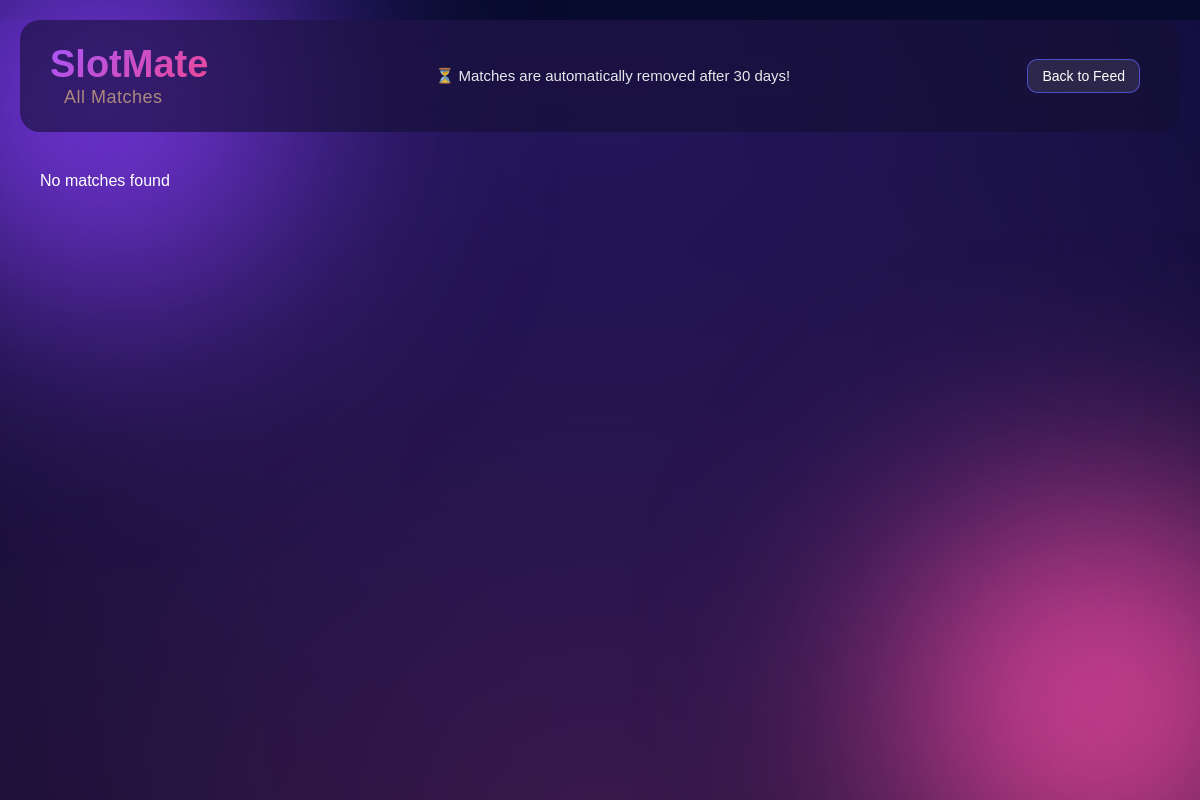
Page /matches/ (signed in) on the earlier database version.
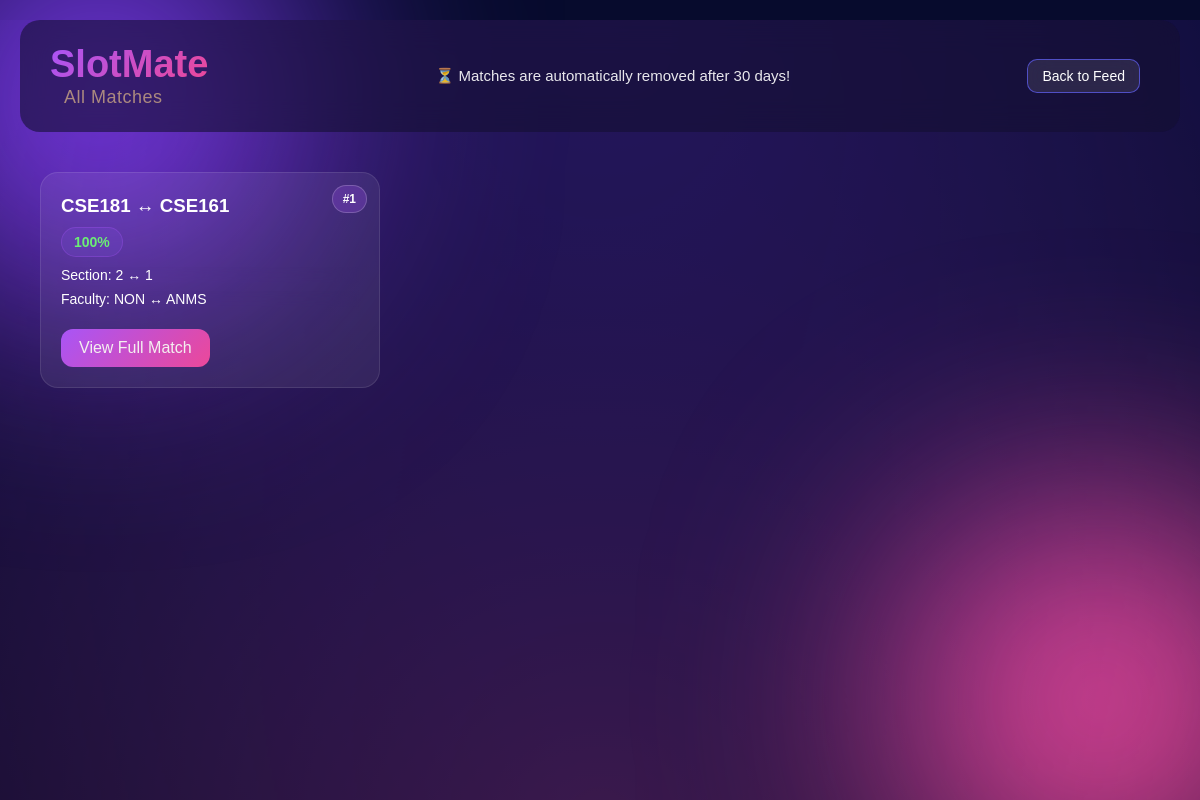
Same page on the later database version.
### slotmate_app/models.py (models this page shows, shortened)
class Match(models.Model):
    user_a = models.ForeignKey(User, on_delete=models.CASCADE, related_name="matches_as_a")
    user_b = models.ForeignKey(User, on_delete=models.CASCADE, related_name="matches_as_b")
    request_a = models.ForeignKey(SlotRequest, on_delete=models.CASCADE, related_name="request_a")
    request_b = models.ForeignKey(SlotRequest, on_delete=models.CASCADE, related_name="request_b")
    score_a_to_b = models.FloatField()
    score_b_to_a = models.FloatField()
    mutual_score = models.FloatField()
    created_at = models.DateTimeField(auto_now_add=True)
    class Meta:
        unique_together = ("user_a", "user_b")

class SlotRequest(models.Model):
    user = models.ForeignKey(User, on_delete=models.CASCADE)
    current_course_code = models.CharField(max_length=20,blank=False,null=False)
    current_section = models.CharField(max_length=10 ,blank=False,null=False)
    current_faculty = models.CharField(max_length=10,blank=False,null=False)
    current_time = models.CharField(max_length=50,blank=False,null=False)
    current_days = models.CharField(max_length=100,blank=False,null=False)
    preferred_course_code = models.CharField(max_length=20,blank=False,null=False)
    preferred_section = models.CharField(max_length=10,null=True, blank=True)
    preferred_faculty = models.CharField(max_length=10,null=True, blank=True)
    preferred_time = models.CharField(max_length=50,null=True, blank=True)
    preferred_days = models.CharField(max_length=100,null=True, blank=True)
    any_day = models.BooleanField(default=False)
    any_time = models.BooleanField(default=False)
    any_section = models.BooleanField(default=False)
    any_faculty = models.BooleanField(default=False)
    status = models.CharField(max_length=20, default="Pending")
    created_at = models.DateTimeField(auto_now_add=True)

### slotmate_app/views.py (the view)
# urls.py: path("matches/", views.matches_list_page, name="matches"),
@login_required
def matches_list_page(request):
    matches = Match.objects.filter(
        Q(user_a=request.user) | Q(user_b=request.user)
    ).order_by("-mutual_score")
    return render(request, "matches.html", {
        "matches": matches
    })

### templates/matches.html (shortened to what this page needs)
{% load static %}
<!DOCTYPE html>
<html lang="en">
<head>
<link rel="stylesheet" href="{% static 'css/global.css' %}">
<link rel="stylesheet" href="{% static 'css/matches.css' %}">
</head>
<body class="matches-page">
<div class="bg-glow glow1"></div>
<div class="bg-glow glow2"></div>
<div class="bg"></div>
<header class="topbar">
    <div class="brand">
        <div class="logo">SlotMate</div>
        <div class="slogan">All Matches</div>
    </div>
    <div class="expiry-banner">
    ⏳ Matches are automatically removed after 30 days!
    </div>
    <a href="/index/" class="back-btn"> Back to Feed</a>
</header>
<main class="container">
{% if matches %}
<div class="grid">
    {% for m in matches %}
<div class="card">
    <div class="rank-badge">#{{ forloop.counter }}</div>
    <div class="card-top">
        <h3>
            {{ m.request_a.current_course_code }}
            ↔
            {{ m.request_b.current_course_code }}
        </h3>
    </div>
    <div class="card-meta">
        <span class="status {% if m.mutual_score >= 84 %}high{% elif m.mutual_score >= 69 %}medium{% else %}low{% endif %}">
            {{ m.mutual_score|floatformat:0 }}%
        </span>
    </div>
    <p>
        Section:
        {{ m.request_a.current_section }} ↔ {{ m.request_b.current_section }}
    </p>
    <p>
        Faculty:
        {{ m.request_a.current_faculty }} ↔ {{ m.request_b.current_faculty }}
    </p>
    <a href="/match/{{ m.id }}/" class="view-btn">
        View Full Match
    </a>
</div>
{% endfor %}
</div>
{% else %}
    <div class="empty">No matches found</div>
{% endif %}
</main>
</body>
</html>

Differences in the rows shown:
added Match: request_a.current_course_code "CSE181", request_b.current_course_code "CSE161", mutual_score "100", request_a.current_section "2", request_b.current_section "1", request_a.current_faculty "NON", request_b.current_faculty "ANMS"
Other differences:
text no longer shown: "No matches found"
